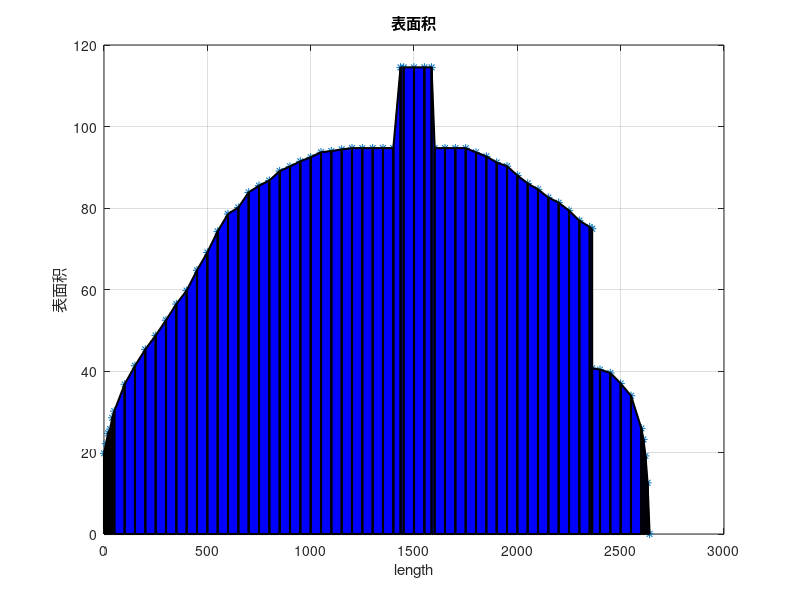

Source code (MATLAB):
a = [6.3 7.06 7.86 8.2 9.08 9.6 11.7 13.14 14.42 15.5 16.7 17.96 19.01 20.6 21.99 23.64 25 25.5 26.68 27.21 27.61 28.35 28.71 29.11 29.43 29.82 29.91 30.04 30.14 30.14 30.14 30.14 30.14 36.45 36.45 36.45 36.45 36.45 30.14 30.14 30.14 30.14 29.81 29.49 29.02 28.73 28.01 27.38 26.92 26.28 25.88 25.26 24.48 23.98 23.84 12.95 12.84 12.58 11.75 10.8 8.25 7.39 6.1 4 0];
length =[0 10 20 30 40 50 100 150 200 250 300 350 400 450 500 550 600 650 700 750 800 850 900 950 1000 1050 1100 1150 1200 1250 1300 1350 1400 1435 1450 1500 1550 1585 1600 1650 1700 1750 1800 1850 1900 1950 2000 2050 2100 2150 2200 2250 2300 2350 2362 2362 2400 2450 2500 2550 2600 2610 2620 2630 2640];

c=pi*a
figure
plot(length,c,'-*')
grid on
title('表面积')
xlabel('length')
ylabel('表面积')
xverts = [length(1:end-1); length(1:end-1); length(2:end); length(2:end)];
yverts = [zeros(1,64); c(1:end-1); c(2:end); zeros(1,64)];
p = patch(xverts,yverts,'b','LineWidth',1.5);
s = trapz(45,c)
